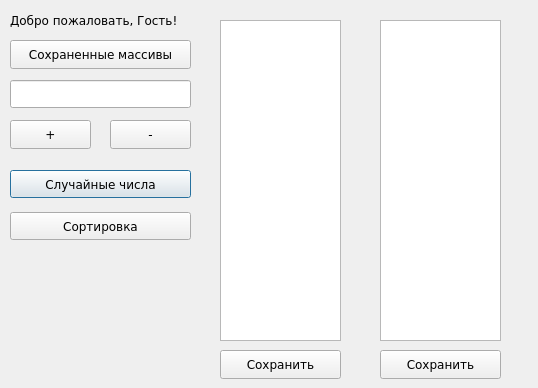
<?xml version="1.0" encoding="UTF-8"?>
<ui version="4.0">
 <class>MainWindow</class>
 <widget class="QDialog" name="MainWindow">
  <property name="geometry">
   <rect>
    <x>0</x>
    <y>0</y>
    <width>538</width>
    <height>388</height>
   </rect>
  </property>
  <property name="font">
   <font>
    <family>Verdana</family>
   </font>
  </property>
  <property name="windowTitle">
   <string>Взаимодействие с массивами</string>
  </property>
  <widget class="QPushButton" name="RandomValuesButton">
   <property name="geometry">
    <rect>
     <x>10</x>
     <y>170</y>
     <width>181</width>
     <height>28</height>
    </rect>
   </property>
   <property name="text">
    <string>Случайные числа</string>
   </property>
  </widget>
  <widget class="QLabel" name="GreetingLabel">
   <property name="geometry">
    <rect>
     <x>10</x>
     <y>10</y>
     <width>171</width>
     <height>20</height>
    </rect>
   </property>
   <property name="text">
    <string>Добро пожаловать, Гость!</string>
   </property>
  </widget>
  <widget class="QPushButton" name="SaveSortedArrayButton">
   <property name="geometry">
    <rect>
     <x>380</x>
     <y>350</y>
     <width>121</width>
     <height>29</height>
    </rect>
   </property>
   <property name="text">
    <string>Сохранить</string>
   </property>
  </widget>
  <widget class="QLineEdit" name="NumberOfArrayElementsLineEdit">
   <property name="geometry">
    <rect>
     <x>10</x>
     <y>80</y>
     <width>181</width>
     <height>28</height>
    </rect>
   </property>
  </widget>
  <widget class="QPushButton" name="PlusButton">
   <property name="geometry">
    <rect>
     <x>10</x>
     <y>120</y>
     <width>81</width>
     <height>29</height>
    </rect>
   </property>
   <property name="text">
    <string>+</string>
   </property>
  </widget>
  <widget class="QPushButton" name="SaveArrayButton">
   <property name="geometry">
    <rect>
     <x>220</x>
     <y>350</y>
     <width>121</width>
     <height>29</height>
    </rect>
   </property>
   <property name="text">
    <string>Сохранить</string>
   </property>
  </widget>
  <widget class="QPushButton" name="SortButton">
   <property name="geometry">
    <rect>
     <x>10</x>
     <y>212</y>
     <width>181</width>
     <height>28</height>
    </rect>
   </property>
   <property name="text">
    <string>Сортировка</string>
   </property>
  </widget>
  <widget class="QListView" name="ArrayListview">
   <property name="geometry">
    <rect>
     <x>220</x>
     <y>20</y>
     <width>121</width>
     <height>321</height>
    </rect>
   </property>
  </widget>
  <widget class="QPushButton" name="LoadArraysButton">
   <property name="geometry">
    <rect>
     <x>10</x>
     <y>40</y>
     <width>181</width>
     <height>29</height>
    </rect>
   </property>
   <property name="text">
    <string>Сохраненные массивы</string>
   </property>
  </widget>
  <widget class="QPushButton" name="MinusButton">
   <property name="geometry">
    <rect>
     <x>110</x>
     <y>120</y>
     <width>81</width>
     <height>29</height>
    </rect>
   </property>
   <property name="text">
    <string>-</string>
   </property>
  </widget>
  <widget class="QListView" name="SortedArrayListview">
   <property name="geometry">
    <rect>
     <x>380</x>
     <y>20</y>
     <width>121</width>
     <height>321</height>
    </rect>
   </property>
  </widget>
  <widget class="QPushButton" name="QuitButton">
   <property name="geometry">
    <rect>
     <x>100</x>
     <y>340</y>
     <width>31</width>
     <height>41</height>
    </rect>
   </property>
   <property name="styleSheet">
    <string notr="true">border: none;
background: transparent;
padding: 0px;
margin: 0px;
outline: none;</string>
   </property>
   <property name="text">
    <string/>
   </property>
   <property name="icon">
    <iconset>
     <normaloff>photos/door_exit.png</normaloff>photos/door_exit.png</iconset>
   </property>
   <property name="iconSize">
    <size>
     <width>40</width>
     <height>40</height>
    </size>
   </property>
  </widget>
  <widget class="QPushButton" name="DarkThemeButton">
   <property name="geometry">
    <rect>
     <x>10</x>
     <y>340</y>
     <width>41</width>
     <height>41</height>
    </rect>
   </property>
   <property name="styleSheet">
    <string notr="true">border: none;
background: transparent;
padding: 0px;
margin: 0px;
outline: none;
</string>
   </property>
   <property name="text">
    <string/>
   </property>
   <property name="icon">
    <iconset>
     <normaloff>photos/darkth.png</normaloff>photos/darkth.png</iconset>
   </property>
   <property name="iconSize">
    <size>
     <width>40</width>
     <height>40</height>
    </size>
   </property>
  </widget>
  <widget class="QPushButton" name="InfoButton">
   <property name="geometry">
    <rect>
     <x>50</x>
     <y>340</y>
     <width>51</width>
     <height>41</height>
    </rect>
   </property>
   <property name="styleSheet">
    <string notr="true">border: none;
background: transparent;
padding: 0px;
margin: 0px;
outline: none;</string>
   </property>
   <property name="text">
    <string/>
   </property>
   <property name="icon">
    <iconset>
     <normaloff>photos/angle.png</normaloff>photos/angle.png</iconset>
   </property>
   <property name="iconSize">
    <size>
     <width>40</width>
     <height>40</height>
    </size>
   </property>
  </widget>
  <widget class="QPushButton" name="LeaveButton">
   <property name="geometry">
    <rect>
     <x>140</x>
     <y>340</y>
     <width>51</width>
     <height>41</height>
    </rect>
   </property>
   <property name="styleSheet">
    <string notr="true">border: none;
background: transparent;
padding: 0px;
margin: 0px;
outline: none;
</string>
   </property>
   <property name="text">
    <string/>
   </property>
   <property name="icon">
    <iconset>
     <normaloff>photos/leftacc.png</normaloff>photos/leftacc.png</iconset>
   </property>
   <property name="iconSize">
    <size>
     <width>40</width>
     <height>40</height>
    </size>
   </property>
  </widget>
  <widget class="QPushButton" name="FocusButton">
   <property name="geometry">
    <rect>
     <x>510</x>
     <y>0</y>
     <width>16</width>
     <height>16</height>
    </rect>
   </property>
   <property name="styleSheet">
    <string notr="true">border: none;
background: transparent;
padding: 0px;
margin: 0px;
outline: none;</string>
   </property>
   <property name="text">
    <string/>
   </property>
   <property name="iconSize">
    <size>
     <width>0</width>
     <height>0</height>
    </size>
   </property>
  </widget>
 </widget>
 <resources/>
 <connections/>
</ui>
